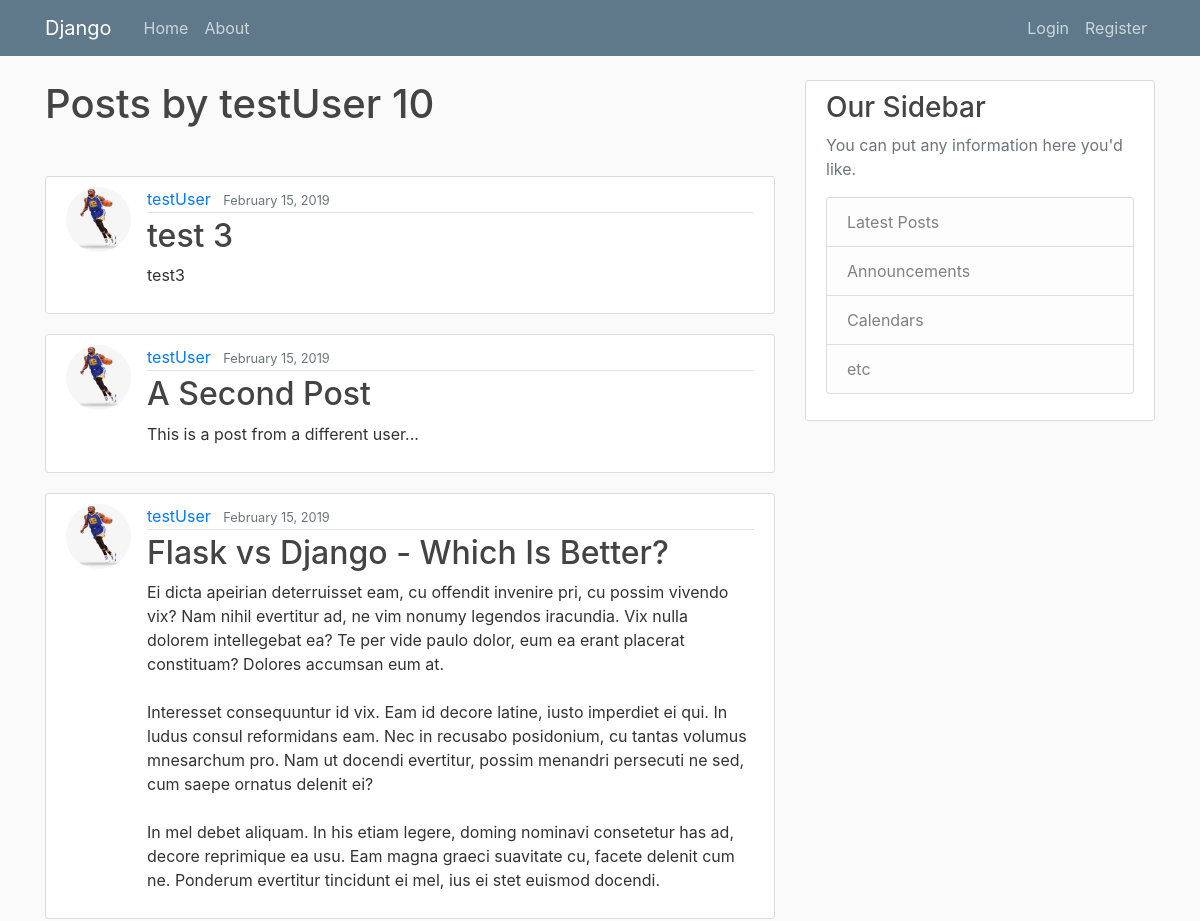
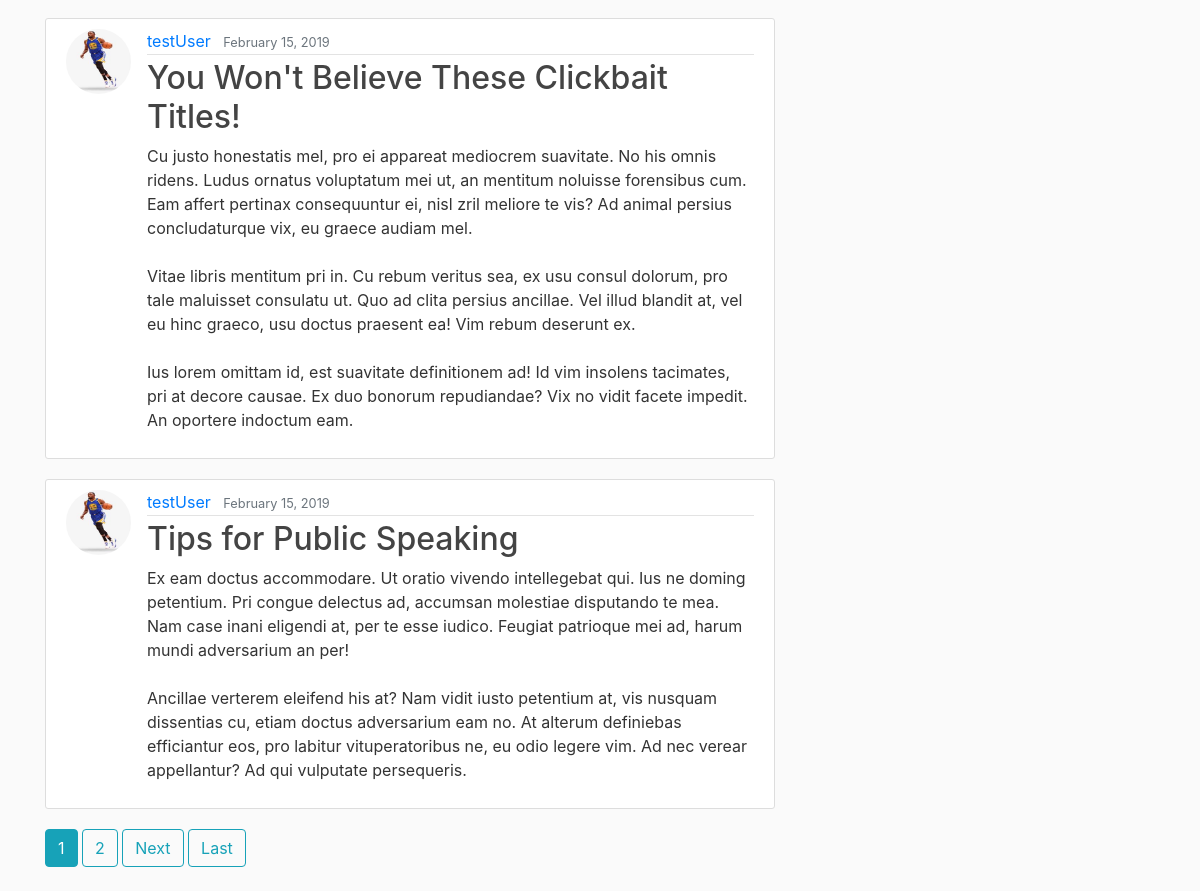
Screenshot of /user/testUser/ with the database file from the repository (2 pictures, top to bottom).
### blog/models.py (models this page shows, shortened)
class Post(models.Model):
    title = models.CharField(max_length=100)
    content = models.TextField()
    date_posted = models.DateTimeField(default=timezone.now())
    author = models.ForeignKey(User, on_delete=models.CASCADE)

### users/models.py (models this page shows, shortened)
class Profile(models.Model):
    user = models.OneToOneField(User, on_delete=models.CASCADE)
    image = models.ImageField(default='default.jpg', upload_to='profile_pics')

### blog/views.py (the view)
# urls.py: path('user/<str:username>/', UserPostListView.as_view(), name='user-posts'),
class UserPostListView(ListView):
    model = Post
    template_name = 'blog/user_post_list.html'  # <app>/<model>_<viewtype>.html
    context_object_name = 'posts'
    paginate_by = 5
    def get_queryset(self):
        user = get_object_or_404(User, username=self.kwargs.get('username'))
        return Post.objects.filter(author=user).order_by('date_posted')

### blog/templates/blog/user_post_list.html (shortened to what this page needs)
{% extends "blog/base.html" %}
{% block content %}
    <h1 class="mb-5">Posts by {{ view.kwargs.username}} {{ page_obj.paginator.count }}</h1>
    {% for post in posts %}
        <article class="media content-section">
          <img class="rounded-circle article-img" src="{{ post.author.profile.image.url }}">
          <div class="media-body">
            <div class="article-metadata">
              <a class="mr-2" href="{% url 'user-posts' post.author.username %}">{{ post.author }}</a>
              <small class="text-muted">{{ post.date_posted|date:"F d, Y" }}</small>
            </div>
            <h2><a class="article-title" href="{% url 'post-detail' post.id %}">{{ post.title }}</a></h2>
            <p class="article-content">{{ post.content }}</p>
          </div>
        </article>
    {% endfor %}
    {% if is_paginated %}
    {% for num in page_obj.paginator.page_range %}
      {% if page_obj.number == num %}
        <a class="btn btn-info mb-4" href="?page={{ num }}">{{ num }}</a>
      {% elif num > page_obj.number|add:'-3' and num < page_obj.number|add:'3' %}
        <a class="btn btn-outline-info mb-4" href="?page={{ num }}">{{ num }}</a>
      {% endif %}
    {% endfor %}
    {% if page_obj.has_next %}
      <a class="btn btn-outline-info mb-4" href="?page={{ page_obj.next_page_number }}">Next</a>
      <a class="btn btn-outline-info mb-4" href="?page={{ page_obj.paginator.num_pages }}">Last</a>
    {% endif %}
  {% endif %}
{% endblock content %}

### blog/static/blog/main.css (style rules this page uses)
body { background: #fafafa; color: #333333; margin-top: 5rem; }
h1, h2, h3, h4, h5, h6 { color: #444444; }
.content-section { background: #ffffff; padding: 10px 20px; border: 1px solid #dddddd; border-radius: 3px; margin-bottom: 20px; }
.article-title { color: #444444; }
.article-content { white-space: pre-line; }
.article-img { height: 65px; width: 65px; margin-right: 16px; }
.article-metadata { padding-bottom: 1px; margin-bottom: 4px; border-bottom: 1px solid #e3e3e3 }

### rows the page displays
Post: author.profile.image (placeholder picture), author "testUser", date_posted "February 15, 2019", title "test 3", content "test3"
Post: author.profile.image (placeholder picture), author "testUser", date_posted "February 15, 2019", title "A Second Post", content "This is a post from a different user..."
Post: author.profile.image (placeholder picture), author "testUser", date_posted "February 15, 2019", title "Flask vs Django - Which Is Better?", content "Ei dicta apeirian deterruisset eam, cu offendit invenire pri, cu possim vivendo vix? Nam nihil evertitur ad, ne vim nonumy legendos iracundia. Vix nulla dolorem intellegebat ea? Te per vide paulo dolor, eum ea erant placerat constituam? Dolores accumsan eum at. Interesset consequuntur id vix. Eam id decore latine, iusto imperdiet ei qui. In ludus consul reformidans eam. Nec in recusabo posidonium, cu tantas volumus mnesarchum pro. Nam ut docendi evertitur, possim menandri persecuti ne sed, cum saepe ornatus delenit ei? In mel debet aliquam. In his etiam legere, doming nominavi consetetur has ad, decore reprimique ea usu. Eam magna graeci suavitate cu, facete delenit cum ne. Ponderum…"
Post: author.profile.image (placeholder picture), author "testUser", date_posted "February 15, 2019", title "You Won't Believe These Clickbait Titles!", content "Cu justo honestatis mel, pro ei appareat mediocrem suavitate. No his omnis ridens. Ludus ornatus voluptatum mei ut, an mentitum noluisse forensibus cum. Eam affert pertinax consequuntur ei, nisl zril meliore te vis? Ad animal persius concludaturque vix, eu graece audiam mel. Vitae libris mentitum pri in. Cu rebum veritus sea, ex usu consul dolorum, pro tale maluisset consulatu ut. Quo ad clita persius ancillae. Vel illud blandit at, vel eu hinc graeco, usu doctus praesent ea! Vim rebum deserunt ex. Ius lorem omittam id, est suavitate definitionem ad! Id vim insolens tacimates, pri at decore causae. Ex duo bonorum repudiandae? Vix no vidit facete impedit. An oportere indoctum eam."
Post: author.profile.image (placeholder picture), author "testUser", date_posted "February 15, 2019", title "Tips for Public Speaking", content "Ex eam doctus accommodare. Ut oratio vivendo intellegebat qui. Ius ne doming petentium. Pri congue delectus ad, accumsan molestiae disputando te mea. Nam case inani eligendi at, per te esse iudico. Feugiat patrioque mei ad, harum mundi adversarium an per! Ancillae verterem eleifend his at? Nam vidit iusto petentium at, vis nusquam dissentias cu, etiam doctus adversarium eam no. At alterum definiebas efficiantur eos, pro labitur vituperatoribus ne, eu odio legere vim. Ad nec verear appellantur? Ad qui vulputate persequeris."

### other values shown
{{ view.kwargs.username }} "testUser"
{{ page_obj.paginator.count }} "10"
{{ num }} "1"
{{ num }} "2"
